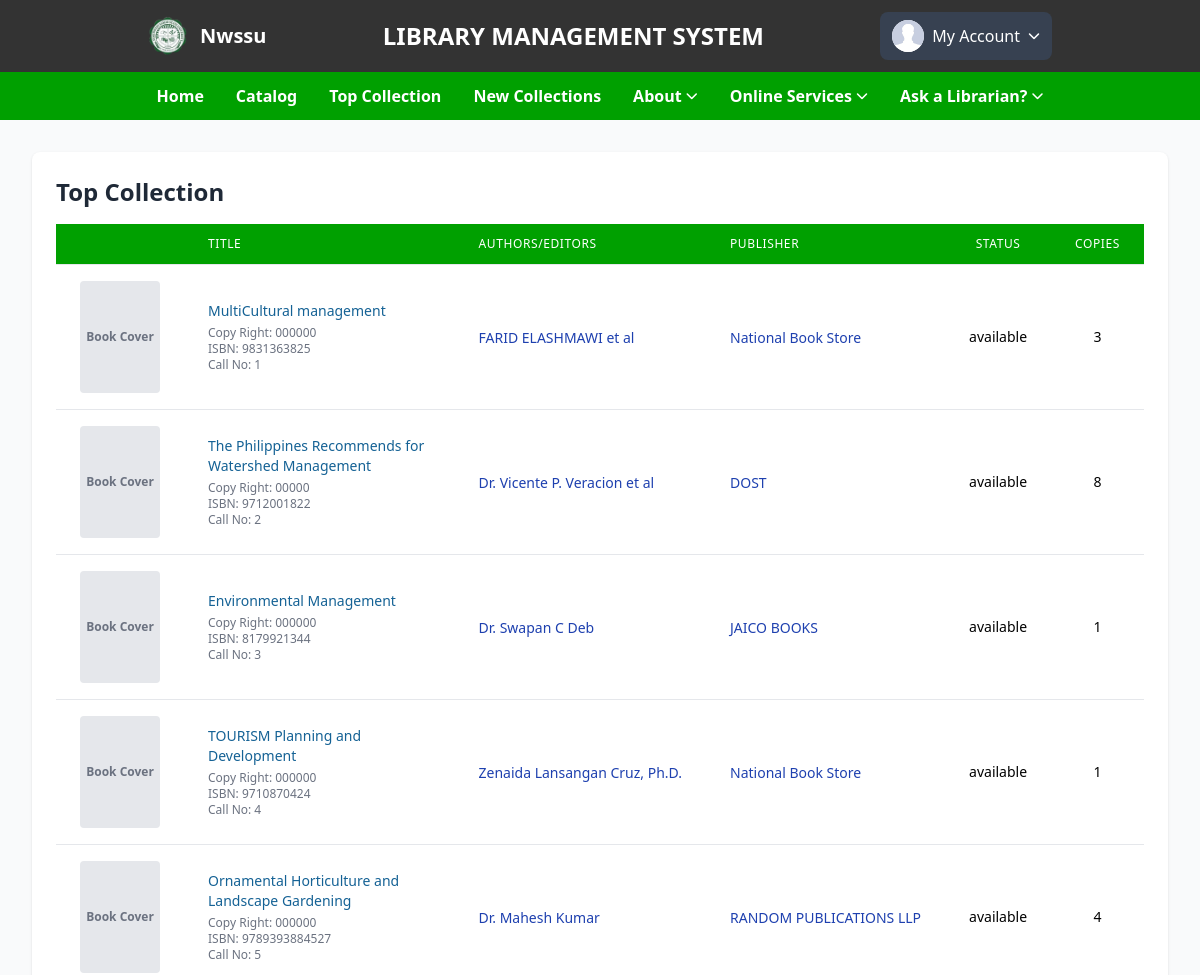
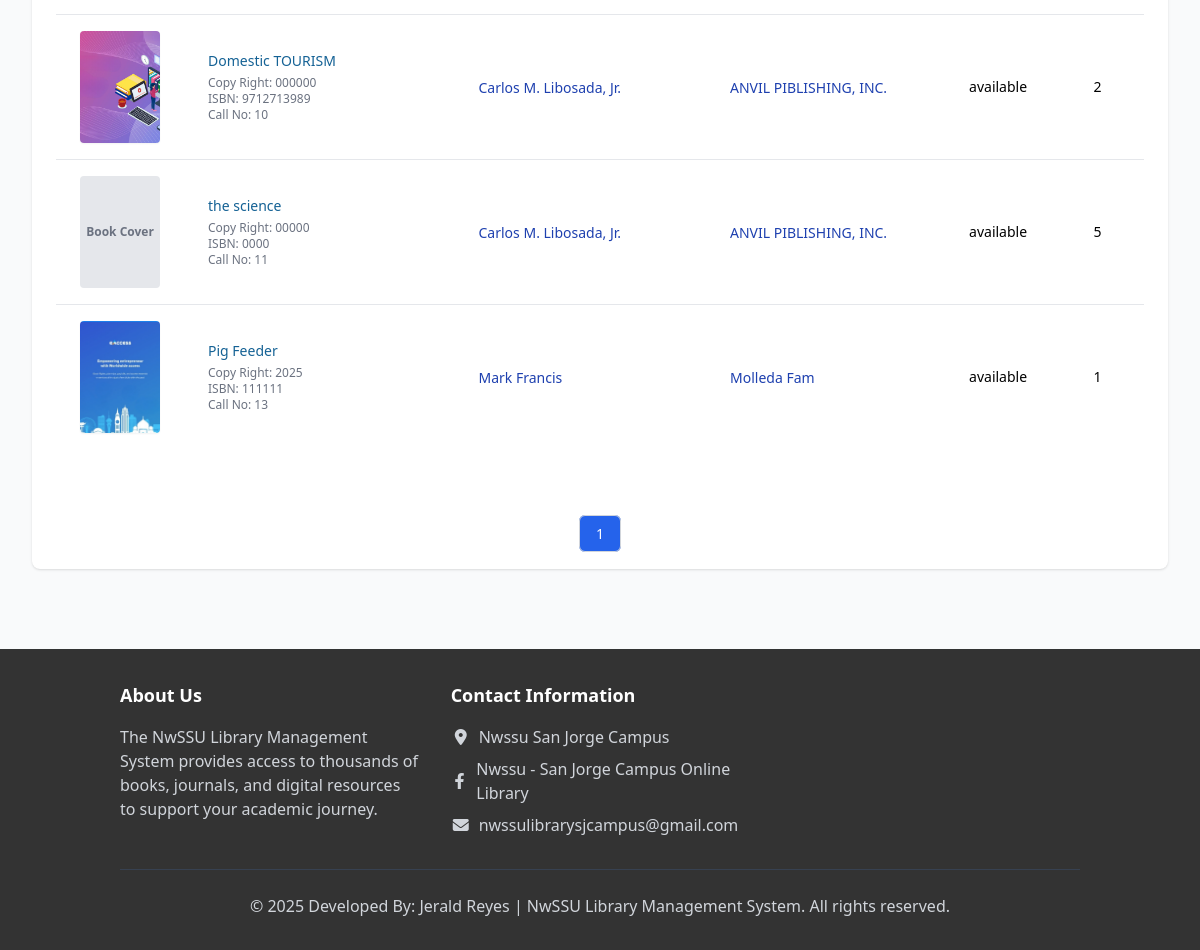
The app's page /student/topcollect.php (signed in) with its own data (2 pictures, top to bottom).
### tables this page shows
CREATE TABLE `books` (
  `id` int(100) NOT NULL,
  `material_type` varchar(250) NOT NULL,
  `sub_type` varchar(250) NOT NULL,
  `category` varchar(250) NOT NULL,
  `title` varchar(500) NOT NULL,
  `author` varchar(500) NOT NULL,
  `publisher` varchar(500) NOT NULL,
  `status` varchar(100) NOT NULL,
  `subject` varchar(250) NOT NULL,
  `content` varchar(5000) NOT NULL,
  `summary` varchar(5000) NOT NULL,
  `issn` varchar(250) NOT NULL,
  `call_no` varchar(250) NOT NULL,
  `ISBN` varchar(250) NOT NULL,
  `copyright` varchar(250) NOT NULL,
  `page_number` int(250) NOT NULL,
  `edition` varchar(250) NOT NULL,
  `copies` int(250) NOT NULL,
  `date_acquired` varchar(250) NOT NULL,
  `books_image` varchar(400) DEFAULT NULL,
  `catalog_date` varchar(50) NOT NULL
);

### student/topcollect.php (the view, shortened to what this page needs)
<?php
include '../student/side_navbars.php';
try {
    $conn = new PDO("mysql:host=$db_host;dbname=$db_name", $user_name, $user_password);
    $conn->setAttribute(PDO::ATTR_ERRMODE, PDO::ERRMODE_EXCEPTION);
} catch (PDOException $e) {
    die("Connection failed: " . $e->getMessage());
}
$limit = 10;
$page = isset($_GET['page']) ? (int)$_GET['page'] : 1;
$offset = ($page - 1) * $limit;
$totalPages = 0;
try {
    $stmt = $conn->prepare("
        SELECT b.id, b.title, b.books_image, b.status, b.copies, b.copyright, b.material_type, b.category, b.publisher, b.author, b.ISBN,
               COUNT(rb.book_id) AS reservation_count
        FROM books b
        LEFT JOIN reserve_books rb ON b.id = rb.book_id
        GROUP BY b.id, b.title, b.books_image, b.status, b.copies, b.copyright, b.publisher, b.author, b.ISBN
        ORDER BY reservation_count DESC
        LIMIT :limit OFFSET :offset
    ");
    $stmt->bindParam(':limit', $limit, PDO::PARAM_INT);
    $stmt->bindParam(':offset', $offset, PDO::PARAM_INT);
    $stmt->execute();
    $books = $stmt->fetchAll(PDO::FETCH_ASSOC);
    $countStmt = $conn->prepare("
        SELECT COUNT(DISTINCT b.id) AS total_count
        FROM books b
        LEFT JOIN reserve_books rb ON b.id = rb.book_id
    ");
    $countStmt->execute();
    $totalBooks = $countStmt->fetchColumn();
    if ($totalBooks > 0) {
        $totalPages = ceil($totalBooks / $limit);
    }
} catch (PDOException $e) {
    echo "Error: " . $e->getMessage();
    exit();
}
?>
<!DOCTYPE html>
<html lang="en">
<head>
    <script src="https://cdn.tailwindcss.com"></script>
    <link rel="stylesheet" href="https://cdn.jsdelivr.net/npm/bootstrap-icons@1.11.1/font/bootstrap-icons.css">
</head>
<body class="bg-gray-50">
    <div class="max-w-7xl mx-auto px-4 sm:px-6 lg:px-8 py-8">
        <div class="bg-white rounded-lg shadow overflow-hidden">
            <div class="p-4 sm:p-6">
                <div class="flex justify-between items-center mb-4">
                    <h2 class="text-xl sm:text-2xl font-bold text-gray-800">Top Collection</h2>
                </div>
                <div class="overflow-x-auto">
                    <table class="min-w-full divide-y divide-gray-200 hidden md:table">
                        <thead class="bg-primary">
                            <tr>
                                <th scope="col" class="px-6 py-3 text-left text-xs font-medium text-white uppercase tracking-wider"></th>
                                <th scope="col" class="px-6 py-3 text-left text-xs font-medium text-white uppercase tracking-wider">Title</th>
                                <th scope="col" class="px-6 py-3 text-left text-xs font-medium text-white uppercase tracking-wider">Authors/Editors</th>
                                <th scope="col" class="px-6 py-3 text-left text-xs font-medium text-white uppercase tracking-wider">Publisher</th>
                                <th scope="col" class="px-6 py-3 text-center text-xs font-medium text-white uppercase tracking-wider">Status</th>
                                <th scope="col" class="px-6 py-3 text-center text-xs font-medium text-white uppercase tracking-wider">Copies</th>
                            </tr>
                        </thead>
                        <tbody class="bg-white divide-y divide-gray-200" id="bookTable">
                            <?php if (empty($books)): ?>
                                <tr>
                                    <td colspan="7" class="px-6 py-4 text-center text-sm text-gray-500">No books found</td>
                                </tr>
                            <?php else: ?>
                                <?php foreach ($books as $book): ?>
                                    <tr class="hover:bg-gray-50">
                                        <td class="px-6 py-4 whitespace-nowrap">
                                            <div class="flex justify-center items-center h-28">
                                                <?php if (!empty($book['books_image'])): ?>
                                                    <img src="./uploaded_file/<?php echo htmlspecialchars($book['books_image']); ?>" alt="Book Cover" class="h-28 w-20 object-cover rounded shadow-sm">
                                                <?php else: ?>
                                                    <div class="h-28 w-20 bg-gray-200 rounded flex items-center justify-center text-gray-500">
                                                        <span class="text-xs font-bold">Book Cover</span>
                                                    </div>
                                                <?php endif; ?>
                                            </div>
                                        </td>
                                        <td class="px-6 py-4">
                                            <div class="text-sm">
                                                <a href="./books?id=<?php echo urlencode($book['id']); ?>" class="text-[#156295] hover:text-blue-800 hover:underline font-medium book-link"
                                                    data-title="<?php echo htmlspecialchars($book['title']); ?>">
                                                    <?php echo htmlspecialchars($book['title']); ?>
                                                </a>
                                                <div class="text-gray-500 text-xs mt-1">
                                                    <p>Copy Right: <?php echo htmlspecialchars($book['copyright']); ?></p>
                                                    <p>ISBN: <?php echo htmlspecialchars($book['ISBN']); ?></p>
                                                    <p>Call No: <?php echo htmlspecialchars($book['id']); ?></p>
                                                </div>
                                            </div>
                                        </td>
                                        <td class="px-6 py-4 whitespace-nowrap">
                                            <a href="./author?author=<?php echo urlencode($book['author']); ?>" class="text-blue-800 hover:text-blue-800 text-sm">
                                                <?php echo htmlspecialchars($book['author']); ?>
                                            </a>
                                        </td>
                                        <td class="px-6 py-4 whitespace-nowrap">
                                            <a href="./publisher?publisher=<?php echo urlencode($book['publisher']); ?>" class="text-blue-800 hover:text-blue-800 text-sm">
                                                <?php echo htmlspecialchars($book['publisher']); ?>
                                            </a>
                                        </td>
                                        <td class="px-6 py-4 whitespace-nowrap text-center text-sm">
                                            <?php echo htmlspecialchars($book['status']); ?>
                                        </td>
                                        <td class="px-6 py-4 whitespace-nowrap text-center text-sm">
                                            <?php echo htmlspecialchars($book['copies']); ?>
                                        </td>
                                    </tr>
                                <?php endforeach; ?>
                            <?php endif; ?>
                        </tbody>
                    </table>
                </div>
            </div>
            <?php if ($totalPages > 0): ?>
                <div class="mt-6 py-6">
                    <nav class="flex justify-center" aria-label="Page navigation">
                        <ul class="flex flex-wrap justify-center gap-1">
                            <?php for ($i = 1; $i <= $totalPages; $i++): ?>
                                <li>
                                    <a href="?page=<?php echo $i; ?>" class="<?php echo $i === $page ? 'bg-blue-600 text-white' : 'bg-white text-gray-700 hover:bg-gray-50'; ?> px-3 py-1 sm:px-4 sm:py-2 border border-gray-300 rounded-md text-sm font-medium">
                                        <?php echo $i; ?>
                                    </a>
                                </li>
                            <?php endfor; ?>
                        </ul>
                    </nav>
                </div>
            <?php endif; ?>
        </div>
    </div>
    <?php include '../student/footer.php'; ?>
</body>
</html>

### records on screen
books: shows "Book Cover", title "MultiCultural management", copyright "000000", ISBN "9831363825", id "1", author "FARID ELASHMAWI et al", publisher "National Book Store", status "available", copies "3"
books: shows "Book Cover", title "The Philippines Recommends for Watershed Management", copyright "00000", ISBN "9712001822", id "2", author "Dr. Vicente P. Veracion et al", publisher "DOST", status "available", copies "8"
books: shows "Book Cover", title "Environmental Management", copyright "000000", ISBN "8179921344", id "3", author "Dr. Swapan C Deb", publisher "JAICO BOOKS", status "available", copies "1"
books: shows "Book Cover", title "TOURISM Planning and Development", copyright "000000", ISBN "9710870424", id "4", author "Zenaida Lansangan Cruz, Ph.D.", publisher "National Book Store", status "available", copies "1"
books: shows "Book Cover", title "Ornamental Horticulture and Landscape Gardening", copyright "000000", ISBN "9789393884527", id "5", author "Dr. Mahesh Kumar", publisher "RANDOM PUBLICATIONS LLP", status "available", copies "4"
books: books_image (picture), title "Domestic TOURISM", copyright "000000", ISBN "9712713989", id "10", author "Carlos M. Libosada, Jr.", publisher "ANVIL PIBLISHING, INC.", status "available", copies "2"
books: shows "Book Cover", title "the science", copyright "00000", ISBN "0000", id "11", author "Carlos M. Libosada, Jr.", publisher "ANVIL PIBLISHING, INC.", status "available", copies "5"
books: books_image (picture), title "Pig Feeder", copyright "2025", ISBN "111111", id "13", author "Mark Francis", publisher "Molleda Fam", status "available", copies "1"
